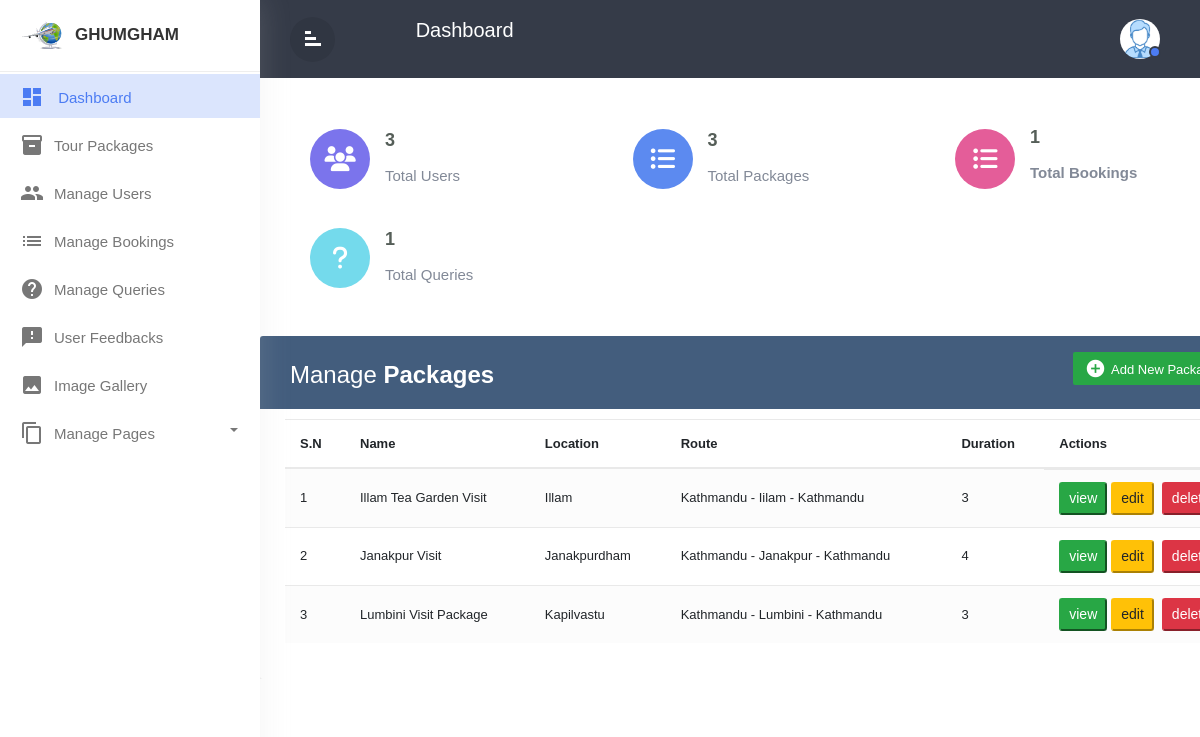
Screenshot of /Ghumgham/Admin/tourpackages.php (signed in) with the database file from the repository.
### tables this page shows
CREATE TABLE `packages` (
  `id` int NOT NULL,
  `name` varchar(100) NOT NULL,
  `location` varchar(100) NOT NULL,
  `route` varchar(100) NOT NULL,
  `duration` varchar(100) NOT NULL,
  `estimatedcost` int NOT NULL,
  `childaddons` int NOT NULL,
  `overview` text NOT NULL,
  `included` text NOT NULL,
  `notincluded` text NOT NULL,
  `itinerary` text NOT NULL,
  `image` varchar(255) DEFAULT NULL
);

### Ghumgham/Admin/tourpackages.php (called while the page is built, shortened)
<?php
    include './nav.php';
    include './tourpackagestemplate.php';
?>

### Ghumgham/Admin/tourpackagestemplate.php (the view, shortened to what this page needs)
<div class="main">
    <div class="container-xl">
        <div class="table-responsive">
            <div class="table-wrapper">
                <div class="table-title">
                    <div class="row">
                        <div class="col-sm-6">
                            <h2>Manage <b>Packages</b></h2>
                        </div>
                        <div class="col-sm-6">
                            <button type="button" class="btn btn-success" data-toggle = "modal" data-target = "#addPackageModal"><i class="material-icons">&#xE147;</i> <span>Add New Package</span></button>
                        </div>
                    </div>
                </div>
                <table class="table table-striped table-hover" id="packageTable">
                    <thead>
                        <tr>
                            <th>
                                S.N
                            </th>
                            <th>Name</th>
                            <th>Location</th>
                            <th>Route</th>
                            <th>Duration</th>
                            <th>Actions</th>
                        </tr>
                    </thead>
                    <tbody>
                        <?php
                            global $pdo;
                            $sql = "SELECT * FROM packages";
                            $statement = $pdo->query($sql);
                            $packages = $statement->fetchAll(PDO::FETCH_ASSOC);
                            $i=0;
                            foreach($packages as $package) {
                                $i = $i+1;
                            ?>
                            <tr>
                            <td>
                                <?=$i;?>
                            </td>
                            <td><?=$package['name'];?></td>
                            <td><?=$package['location'];?></td>
                            <td><?=$package['route'];?></td>
                            <td><?=$package['duration'];?></td>
                            <td class="d-flex">
                                <button type="button" class="viewPackageBtn btn-sm btn-success mr-1" value="<?=$package['id'];?>" data-toggle="modal">view</button>
                                <button type="button" class="editPackageBtn btn-sm btn-warning mr-2" value="<?=$package['id'];?>" data-toggle="modal">edit</button>
                                <button type="button" name="deletePackageBtn" class="deletePackageBtn btn-sm btn-danger" value="<?=$package['id'];?>" data-toggle="modal">delete</button>
                            </td>
                        </tr>
                        <?php
                        }
                        ?>
                    </tbody>
                </table>
            </div>
        </div>
    </div>

### Ghumgham/Admin/nav.php (shortened to what this page needs)
<div id="content">
    <div class="top-navbar">
        <div class="xp-topbar">
            <div class="row">
                <div class="col-2 col-md-1 col-lg-1 order-2 order-md-1 align-self-center">
                    <div class="xp-menubar">
                        <span class="material-icons text-white">signal_cellular_alt
                        </span>
                    </div>
                </div>
                <div class="col-md-5 col-lg-3 order-3 order-md-2">
                    <div class="xp-breadcrumbbar text-center">
                        <h4 class="page-title">Dashboard</h4>
                </div>
                </div>
                <div class="col-10 col-md-6 col-lg-8 order-1 order-md-3">
                    <div class="xp-profilebar text-right">
                        <nav class="navbar p-0">
                            <ul class="nav navbar-nav flex-row ml-auto">
                                <li class="nav-item dropdown">
                                    <a class="nav-link" href="#" data-toggle="dropdown">
                                        <img src="../Images/admin.png" style="width:40px; border-radius:50%;" />
                                        <span class="xp-user-live"></span>
                                    </a>
                                </li>
                            </ul>
                        </nav>
                    </div>
                </div>
            </div>
        </div>
    </div>
    <div class="values">
        <?php
        global $pdo;
        $number_of_users = $pdo->query('select count(*) from users')->fetchColumn();
        $total_packages = $pdo->query('select count(*) from packages')->fetchColumn();
        $total_bookings = $pdo->query('select count(*) from booking')->fetchColumn();
        $total_queries = $pdo->query('select count(*) from contact')->fetchColumn();
        ?>
        <div class="val-box">
            <i class="fas fa-users"></i>
            <div>
                <h3><?= $number_of_users; ?></h3>
                <span>Total users</span>
            </div>
        </div>
        <div class="val-box">
            <i class="fa fa-list-ul" aria-hidden="true"></i>
            <div>
                <h3><?= $total_packages; ?></h3>
                <span>Total Packages</span>
            </div>
        </div>
        <div class="val-box">
            <i class="fa fa-list-ul" aria-hidden="true"></i>
            <div>
                <h3><?= $total_bookings; ?><h3>
                        <span>Total Bookings</span>
            </div>
        </div>
        <div class="val-box">
            <i class="fa fa-question" aria-hidden="true"></i>
            <div>
                <h3><?= $total_queries; ?></h3>
                <span>Total Queries</span>
            </div>
        </div>
    </div>

### Ghumgham/Admin/style.css (style rules this page uses)
* { margin: 0; padding:0; box-sizing:border-box; font-family:'Poppins' ,sans-serif; }
body,html { line-height:1.8; font-family:'Poppins',sans-serif; color:#555e58; text-transform:capitalize; font-weight:400; margin:0px; padding:0px; }
h1,h2,h3,h4,h5,h6,.h1,.h3,.h4 { font-weight:400; line-height:1.5em; }
a { color:#333; font-weight:400; }
button { cursor:pointer; }
ul,ol { padding:0px; margin:0px; list-style:none; }
a,a:hover,a:focus { color:#333; text-decoration:none; transition:all 0.3s; }
.wrapper { position:relative; width:100%; overflow:auto; }
#sidebar { position:fixed; height:100%!important; top:0; left:0; bottom:0; z-index:11; width:260px; overflow:auto; transition:all 0.3s; background-color:#fff; box-shadow:0 0 30px 0 rgba(200 200 200 / 20%); }
@media only screen and (min-width:992px) { #content { width:calc(100% - 260px); position:relative; float:right; transition:all 0.3s; } }
#sidebar .sidebar-header { padding:20px; background-color:#fff; border-bottom:1px solid #eee; }
.sidebar-header h3 { color:#333; font-size:17px; margin:0px; text-transform:uppercase; transition:all 0.5s ease; font-weight:600; }
.sidebar-header h3 img { width:45px; margin-right:10px; }
#sidebar ul li { padding:2px 0px; }
#sidebar ul li.active> a { color:#4c7cf3; background-color:#DBE5FD; }
#sidebar ul li.active> a i { color:#4c7cf3; }
.dropdown-toggle::after { position:absolute; right:22px; top:18px; color:#777777; }
#sidebar ul li.dropdown { position:sticky; }
#sidebar ul li a { padding:5px 10px 5px 20px; line-height:30px; font-size:15px; position:relative; font-weight:400; display:block; color:#777777; text-transform:capitalize; }
#sidebar ul li a i { position:relative; margin-right:10px; top:6px; }
#content { position:relative; transition:all 0.5s; background-attachment:#f9fafc; }
.top-navbar { width:100%; z-index:9; position:relative; padding:15px 30px; background-color:#353b48; }
.xp-breadcrumbbar .page-title { font-size:20px; color:#fff; margin-bottom:0; margin-top:0; }
.navbar { background-color:#353B48; color:#fff; }
.xp-menubar { border-radius:50%; width:45px; height:45px; line-height:45px; text-align:center; margin-right:20px; border:none; color:#fff; cursor:pointer; background-color:rgba(0,0,0,0.09); }
.xp-menubar span { margin:9px; padding:0px; transform:rotate(90deg); }
.navbar-nav > li > a { color:#fff; }
.navbar-nav li a { position:relative; display:block; padding:4px 10px!important; }
.xp-user-live { position:absolute; bottom:5px; right:9px; width:12px; height:12px; border-radius:50%; border:2px solid #353b48; background-color:#4c7cf3; }
.values { padding:30px 30px 0 30px; display: flex; justify-content: space-between; align-items: center; flex-wrap: wrap; }
.values .val-box { background: #fff; width: 235px; padding:16px 20px; border-radius: 5px; display: flex; justify-content: flex-start; align-items: center; }
.values .val-box i { font-size: 25px; width: 60px; height: 60px; line-height: 60px; border-radius: 50%; text-align: center; color:#fff; margin-right: 15px; }
.values .val-box:nth-child(1) i { background: #7b74ec; }
.values .val-box:nth-child(2) i { background: #5C8AF0; }
.values .val-box:nth-child(3) i { background: #E45D99; }
.values .val-box:nth-child(4) i { background: #74daec; }
.values .val-box h3 { font-size: 18px; font-weight: 600; }
.values .val-box span { font-size: 15px; color:#828997; }
.main { color: #566787; background: #f5f5f5; font-family: 'Varela Round', sans-serif; font-size: 13px; }
.table-responsive { margin: 30px 0; }
.table-wrapper { background: #fff; padding: 20px 25px; border-radius: 3px; min-width: 1000px; box-shadow: 0 1px 1px rgba(0,0,0,.05); }
.table-title { padding-bottom: 15px; background: #435d7d; color: #fff; padding: 16px 30px; min-width: 100%; margin: -20px -25px 10px; border-radius: 3px 3px 0 0; }
.table-title h2 { margin: 5px 0 0; font-size: 24px; }
.table-title .btn { color: #fff; float: right; font-size: 13px; border: none; min-width: 50px; border-radius: 2px; border: none; outline: none !important; margin-left: 10px; }
.table-title .btn i { float: left; font-size: 21px; margin-right: 5px; }
.table-title .btn span { float: left; margin-top: 2px; }
table.table tr th, table.table tr td { border-color: #e9e9e9; padding: 12px 15px; vertical-align: middle; }
table.table tr th:first-child { width: 60px; }
table.table tr th:last-child { width: 100px; }
table.table-striped tbody tr:nth-of-type(odd) { background-color: #fcfcfc; }

### rows the page displays
packages: name "Illam Tea Garden Visit", location "Illam", route "Kathmandu - Iilam - Kathmandu", duration "3", $package['id'] 28 (drawn)
packages: name "Janakpur Visit", location "Janakpurdham", route "Kathmandu - Janakpur - Kathmandu", duration "4", $package['id'] 29 (drawn)
packages: name "Lumbini Visit Package", location "Kapilvastu", route "Kathmandu - Lumbini - Kathmandu", duration "3", $package['id'] 30 (drawn)

### other values shown
$number_of_users "3"
$total_packages "3"
$total_bookings "1"
$total_queries "1"
